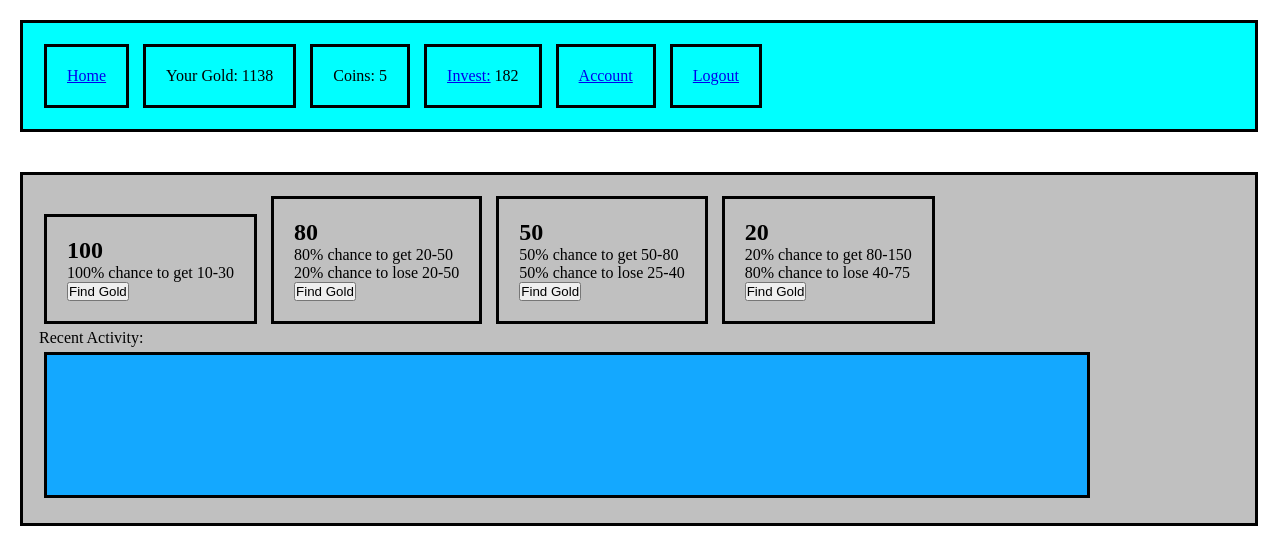
The page / (signed in) on the database its author committed.
### app1/models.py (models this page shows)
class User(models.Model):
    email = models.CharField(max_length=100)
    username =models.CharField(max_length=100)
    password = models.CharField(max_length=100)
    account_balance = models.IntegerField()
    coins = models.IntegerField()
    invested_balance = models.IntegerField()
    date_joined = models.DateTimeField(auto_now_add=True)
    investment_click_counter = models.IntegerField()
    coin_click_counter = models.IntegerField()
    level = models.IntegerField()
    objects = UserManager()

### app1/views.py (the view)
# urls.py: path('', views.index),
def index(request):
    if 'user_id' not in request.session:
        return redirect('/display_login')
    user = User.objects.get(id=request.session['user_id'])
    context = {
    "user":user
}
    if user.account_balance > 2999:
        user.level = 4
    elif user.account_balance > 1999:
        user.level = 3
    elif user.account_balance > 999:
        user.level = 2
    elif user.account_balance < 999:
        user.level = 1
    user.save()
    if 'activities' not in request.session:
        request.session['activities'] = []
    if user.coins == 0:
        return redirect("/no_more_coins")
    return render(request, "index.html",context)

### app1/templates/index.html (shortened to what this page needs)
<!DOCTYPE html>
<html>
  <head>
    {% load static %}
    <link rel="stylesheet" href="{% static 'css/style.css' %}">
  </head>
  <body>
      <div id='above_wrapper'>
        <div><p><a href='/'>Home</a> </p></div>
            <div><p>Your Gold: {{user.account_balance}}</p></div>
            <div><p>Coins: {{user.coins}}</p></div>
            <div><p><a href='/display_invest'>Invest:</a> {{user.invested_balance}}</p></div>
            <div><p><a href='/display_account'>Account</a></p></div>
            <div><p><a href='/logout'>Logout</a></p></div>
      </div>
    <div id='wrapper'>
      <div>
              <form class='option' action="/process_money/" method="post">
                  <h2>100</h2>
                  <p>100% chance to get 10-30</p>
                  <button name='farm' type="submit">Find Gold</button>
              </form>
      </div>
      <div>
          <form class='option' action="/process_money/" method="post">
              <h2>80</h2>
              <p>80% chance to get 20-50</p>
              <p>20% chance to lose 20-50</p>
              <button name='cave' type="submit">Find Gold</button>
          </form>
      </div>
      <div>
          <form class='option' action="/process_money/" method="post" >
              <h2>50</h2>
              <p>50% chance to get 50-80</p>
              <p>50% chance to lose 25-40</p>
              <button name='house' type="submit">Find Gold</button>
          </form>
      </div>
      <div>
          <form class='option' action="/process_money/" method="post">
              <h2>20</h2>
              <p>20% chance to get 80-150</p>
              <p>80% chance to lose 40-75</p>
              <button name='casino' type="submit">Find Gold</button>
          </form>
      </div>
      <p> Recent Activity:</p>
      <div id='activities'>
      </div>
    </div>
  </body>
</html>

### app1/static/css/style.css (style rules this page uses)
* { margin: 0px; padding: 0px; }
body { background-image: url("https://images.pexels.com/photos/3483098/pexels-photo-3483098.jpeg"); background-size: 100%; }
div { width:auto; margin:5px; border: solid black 3px; display: inline-block; padding:20px; }
#activities { background-color: rgba(19, 168, 255, 0.993); width: 1000px; height: 100px; overflow-y:auto; }
#above_wrapper { width: 1200px; background-color: cyan; margin: 20px; padding: 16px; }
#wrapper { width: 1200px; background-color: silver; margin: 20px; padding: 16px; }

### rows shown on the page
User: account_balance "1138", coins "5", invested_balance "182"
